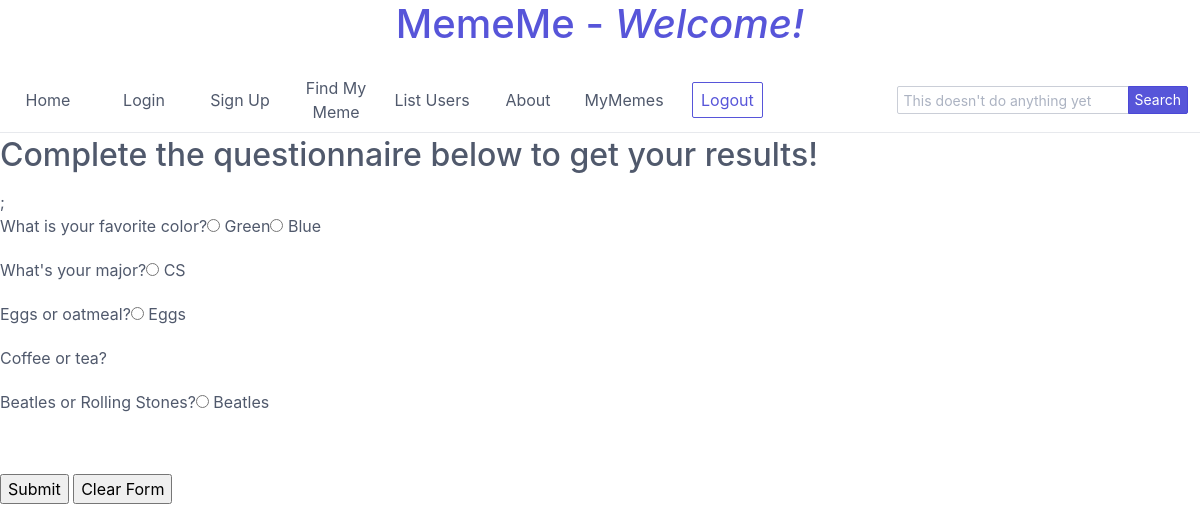
The app's page /html/takethequiz.php, older data.
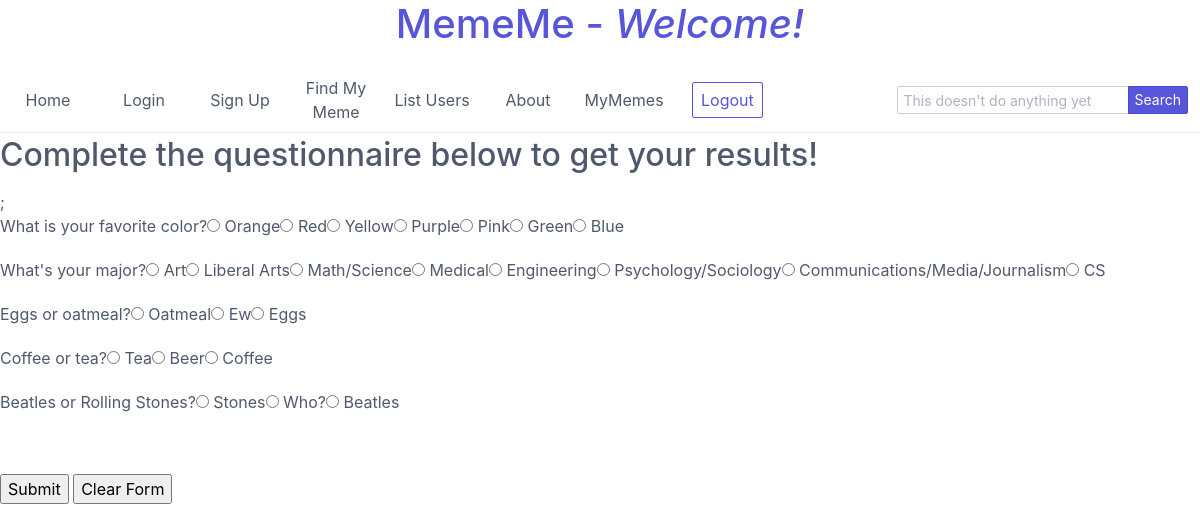
The same page, newer data.
### tables this page shows
CREATE TABLE `Question` (
  `QID` int(11) NOT NULL,
  `Text` varchar(100) NOT NULL
);

CREATE TABLE `Answer` (
  `AnswerID` int(11) NOT NULL,
  `Text` varchar(100) NOT NULL,
  `QID` int(11) NOT NULL,
  `Mood` int(11) NOT NULL,
  `Style` int(11) NOT NULL,
  `Humor` int(11) NOT NULL,
  `Woke` int(11) NOT NULL,
  `Crazy` int(11) NOT NULL
);

### html/pages.php (called while the page is built)
<?php
	$content = array(
		"Home" => "home.php",
		"Login" => "login.php",
		"Sign Up" => "signUp.php",
		"Find My Meme" => "findMyMeme.php",
		"List Users" => "listUsers.php",
		"About" => "about.php",
		"MyMemes" => "myMemes.php");
?>

### html/takethequiz.php (the view, shortened to what this page needs)
<?php
	$currentpage="Take the Quiz!";
	include "pages.php";
	$conn = mysqli_connect(DB_HOST, DB_USER, DB_PASSWORD, DB_NAME);
?>
<!DOCTYPE html>
<html>
	<head>
		<link rel="stylesheet" href="spectre.min.css">
	</head>
<body>
	<?php
		include 'header.php';
	?>
	<section>
		<h2>Complete the questionnaire below to get your results!</h2>
		<form method='post' id='addForm' action="processQuiz.php">;
			<fieldset>
				<?php
					$queryIn = "SELECT * FROM Question";
					$result = mysqli_query($conn, $queryIn);
					while($row = mysqli_fetch_assoc($result)){
						$question = $row['Text'];
						$queryAnswer = "SELECT * FROM Answer WHERE QID = ".$row["QID"];
						$answers = mysqli_query($conn, $queryAnswer);
						echo '<p> '.$question;
						while($answer = mysqli_fetch_assoc($answers)){
							echo '<input type="radio" name="'.$row["QID"].'" value="'.$answer["AnswerID"].'"> ' . $answer["Text"];
						}
						echo "</p>";
					}
				?>
			</fieldset><br>
			<p>
				<input type = 'submit' value = 'Submit' />
				<input type = 'reset' value = 'Clear Form' />
			</p>
		</form>
</body>
</html>

### html/header.php (shortened to what this page needs)
<header>
	<h1 style="color:#5755d9; text-align:center;" class="headerTitle">MemeMe - <em>Welcome<?php
		if(isset($_SESSION["user"]))
			echo " " . $_SESSION["user"]
	?>!</em></h1>
</header>
<nav>
	<ul class="tab tab-block" style='position:sticky'>
		<?php
			foreach ($content as $page => $location){
				echo "<li class='tab-item' style='max-width:8%'><a href='$location?user="."' ".($page==$currentpage?" class='active'":"").">".$page."</a></li>";
			}
		?>
		<li class="tab-item tab-action" style='position:absolute;right:1%'>
			<div class="input-group input-inline">
				<input class="form-input input-sm" type="text" placeholder="This doesn't do anything yet">
				<button class="btn btn-primary btn-sm input-group-btn">Search</button>
			</div>
		</li>
		<div>
		<input type=button onclick="location.href='logout.php';" value='Logout' class="btn" style="margin: 0px 10px 0px 20px;"/>
	</div>
	</ul>
</nav>

Row changes from the older to the newer data that the page shows:
added answer: Text "Orange", shown under question "What is your favorite color?"
added answer: Text "Red", shown under question "What is your favorite color?"
added answer: Text "Yellow", shown under question "What is your favorite color?"
added answer: Text "Purple", shown under question "What is your favorite color?"
added answer: Text "Pink", shown under question "What is your favorite color?"
added answer: Text "Art", shown under question "What's your major?"
added answer: Text "Liberal Arts", shown under question "What's your major?"
added answer: Text "Math/Science", shown under question "What's your major?"
added answer: Text "Medical", shown under question "What's your major?"
added answer: Text "Engineering", shown under question "What's your major?"
added answer: Text "Psychology/Sociology", shown under question "What's your major?"
added answer: Text "Communications/Media/Journalism", shown under question "What's your major?"
added answer: Text "Oatmeal", shown under question "Eggs or oatmeal?"
added answer: Text "Ew", shown under question "Eggs or oatmeal?"
added answer: Text "Tea", shown under question "Coffee or tea?"
added answer: Text "Beer", shown under question "Coffee or tea?"
added answer: Text "Coffee", shown under question "Coffee or tea?"
added answer: Text "Stones", shown under question "Beatles or Rolling Stones?"
added answer: Text "Who?", shown under question "Beatles or Rolling Stones?"
